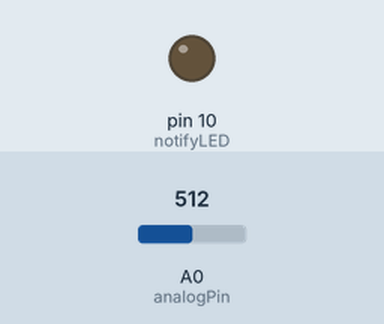
A sketch run on a simulated Arduino Uno, built with avr-gcc and run on an emulated ATmega328P. On the bench: output pins drawn as LEDs (lit = HIGH). Inputs (shaded band) come from the test bench; at power-on: A0 (analogPin) = 512. What the sketch prints to the serial monitor is not drawn.

Above: at 15.1 s.
At 20.1 s:
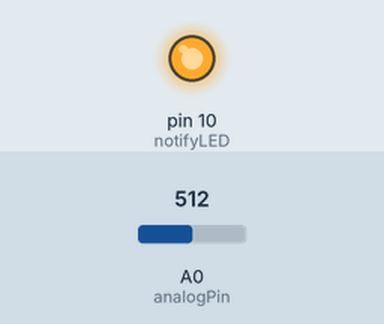
Timing chart, 0 to 27.5 s (numbered marks = the images above):
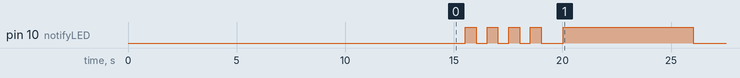

Measured:
- by itself, pin 10 (notifyLED): goes 3 × (HIGH 0.50 s, LOW 0.50 s), HIGH 0.50 s, LOW 1.0 s, HIGH 6.0 s, then LOW

The sketch:

THInC.ino
```cpp
void setup() {
  // serial setup
  Serial.begin(9600);
}

struct userTimes {
  unsigned life;
  unsigned notify;
};

struct userTimes userInput(unsigned lifespan, unsigned notify_time) {
  userTimes UserTimes;
  // Make sure that notify time is less than lifespan
  if (notify_time >= lifespan) {
    Serial.println("Invalid notification time. Must be less than lifespan time.\n");
    return UserTimes;
  }

  // Convert lifespan and notify_time to seconds
  UserTimes.life = lifespan * 86400;
  UserTimes.notify = UserTimes.life - (notify_time * 86400);

  return UserTimes;
}

char timeCheck(unsigned t, unsigned checkTime) {
  // 86400 seconds in a day
  if (t >= checkTime) {
    return '1';
  }
  return '0';
}

void loop() {
  // User Input Values
  userTimes UserTimes = userInput(14, 3);

  // Pin Mapping
  int analogPin = A0;
  int dailyLED = 11;
  int notifyLED = 10;

  unsigned daily = 0; // daily time elapsed in seconds

  while (1) {

    unsigned total = millis() / 1000;


    // char dailyAlert = timeCheck(86400 + daily, total);
    char dailyAlert = timeCheck(total, 5 + daily);
    if (dailyAlert == '1') {
      // turn on LED
      pinMode(dailyLED, OUTPUT);
      digitalWrite(dailyLED, HIGH);
    }
    // if Contact lense case is opened
    unsigned openCase = analogRead(analogPin);
    // Serial.print("analog read is: ");
    // Serial.println(test);
    if (openCase >= 10) {
      if (dailyAlert == '1') {
        digitalWrite(dailyLED, LOW);
      }
      daily = millis() / 1000;
      Serial.print("Daily is: ");
      Serial.println(daily);
    }

    // char replaceAlert = timeCheck(total, UserTimes.notify);
    char replaceAlert = timeCheck(total, 15);
    if (replaceAlert == '1' and total < 18) {
      // blink LED
      pinMode(notifyLED, OUTPUT);
      for (int i = 0; i < 4; i++) {
        delay(500);
        digitalWrite(notifyLED, HIGH);
        delay(500);
        digitalWrite(notifyLED, LOW);
      }
    }

    // char finalAlert = timeCheck(total, UserTimes.life);
    char finalAlert = timeCheck(total, 20);
    if (finalAlert == '1' and total < 25) {
      // turn on LED
      pinMode(notifyLED, OUTPUT);
      digitalWrite(notifyLED, HIGH);
      delay(3000);
      digitalWrite(notifyLED, LOW);
    }

    Serial.println(total);

  }
}
```
